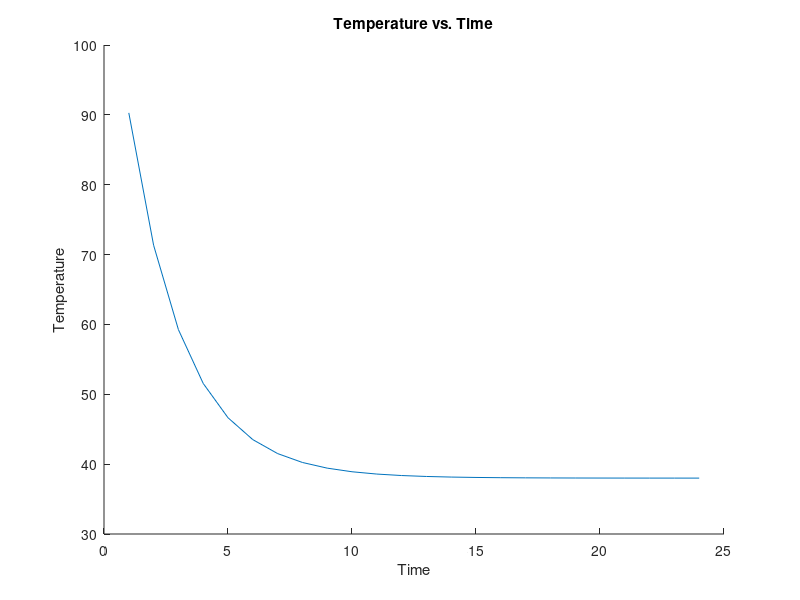

Write MATLAB code to recreate this figure.
% Hot drink in cold fridge: When will it reach an enjoyable drinking temperature?
% Assumptions: Small temperature difference, constant surroundings, even cooling
% Ethan Greenhouse
% 3/11/25

%% Initialize
clear all; 
clc;

% Declare variables
T0 = 120;       % Initial temperature [degF]
Ts = 38;        % Fridge temperature [degF]
k = 0.45;       % Heat transfer constant [1/hr]
time = 1:24;    % Time vector [hr]
e = exp(1);     % Euler's constant

%% Calculations
figure; 
hold on;

% Calculate temperature using Newton's Law of Cooling
temp = Ts + (T0 - Ts) * exp(1).^(-k * time); % Temperature over time
fprintf('The temperature at %.1f hours is %.2f degrees F.\n', time, temp);

% Plot temperature vs. time
plot(time, temp);               % Plot data
title('Temperature vs. Time');  % Plot title
xlabel('Time');                 % X-axis label
ylabel('Temperature');          % Y-axis label